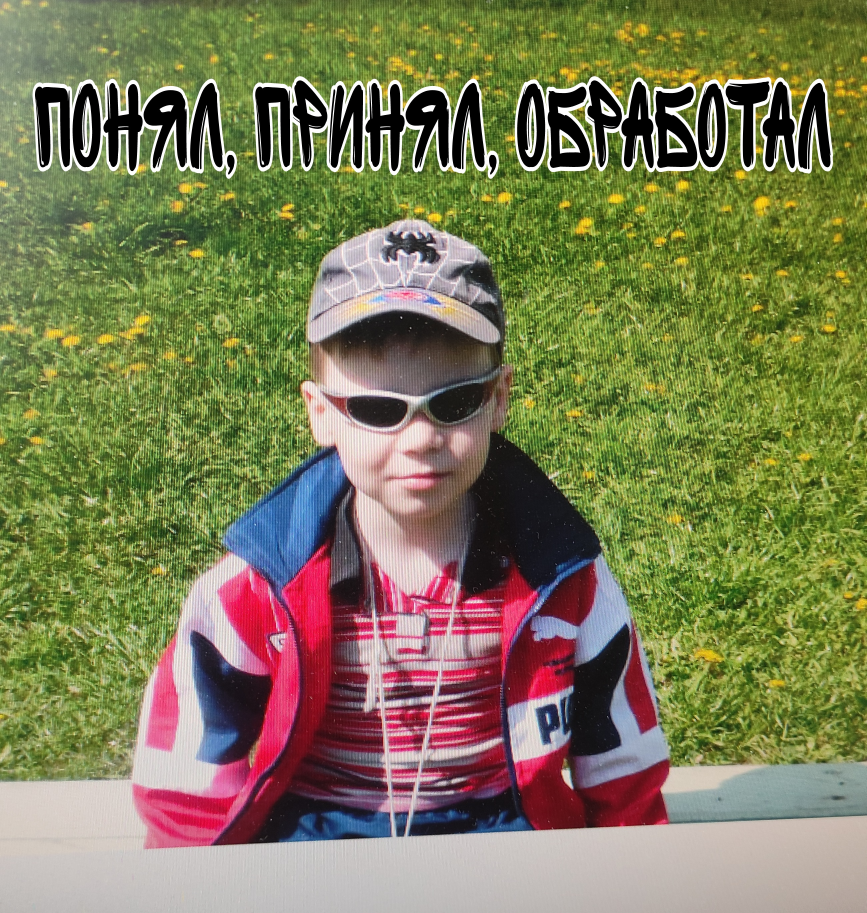
#> input picture ppa.jpg, 2599 x 2739 px (shown at 1/3 size)
$ python 7.2.py
#> lines starting #> are read from the running program, lines starting #| are printed output that depends on the picture
from PIL import Image, ImageOps

with Image.open("ppa.jpg") as i:
#> i is the input picture: PIL image 2599x2739 RGB; mean R, G, B 125.3, 124.5, 86.4
    imv = ImageOps.mirror(i)
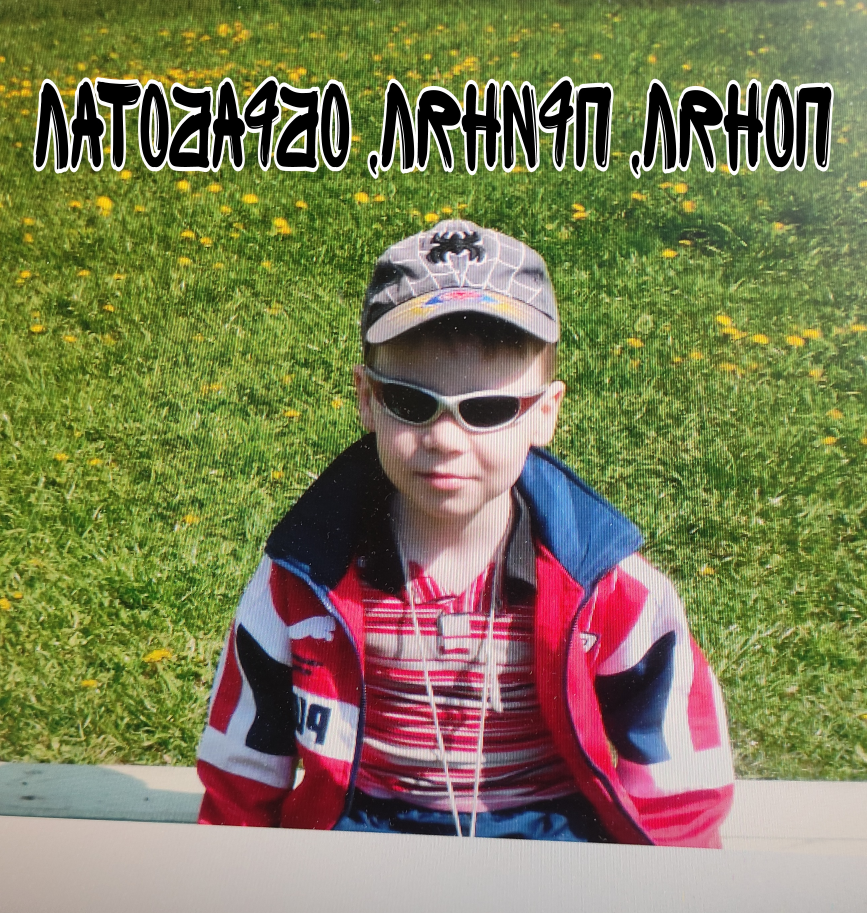
#> imv: PIL image 2599x2739 RGB (shown at 1/3 size); mean R, G, B 125.3, 124.5, 86.4
    imv.save("ppa_v.png")
    img = ImageOps.flip(i)
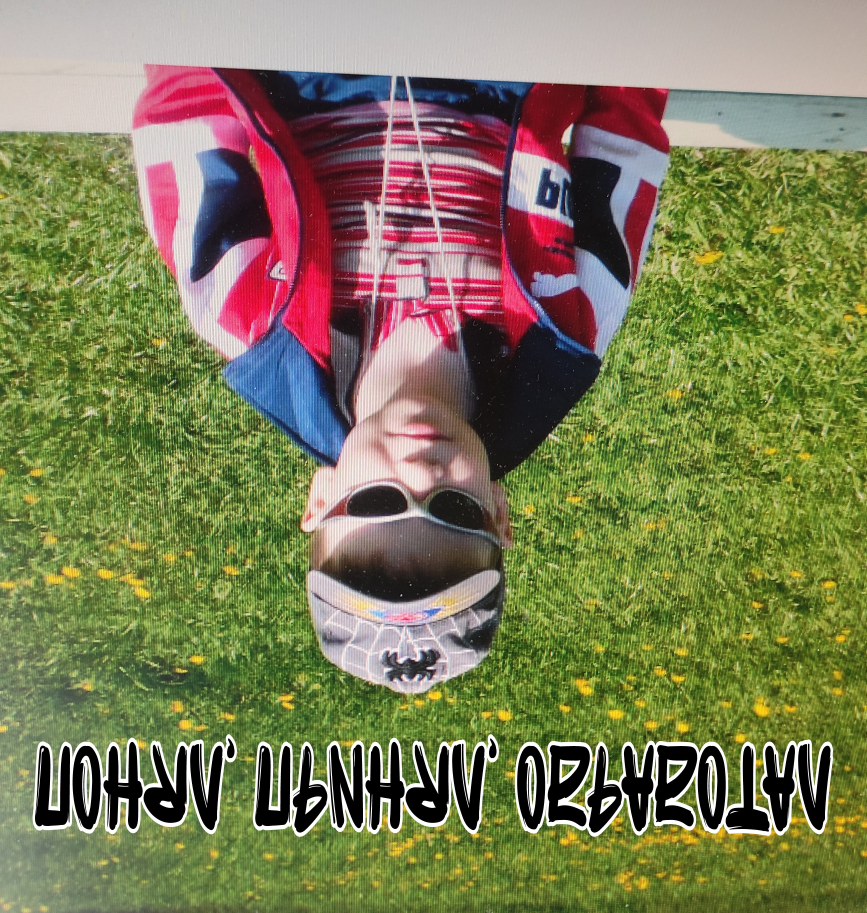
#> img: PIL image 2599x2739 RGB (shown at 1/3 size); mean R, G, B 125.3, 124.5, 86.4
    img.save("ppa_g.png")
    (width, height) = (img.width // 3, img.height // 3)
#> width = 866; height = 913
    i_r = i.resize((width, height))
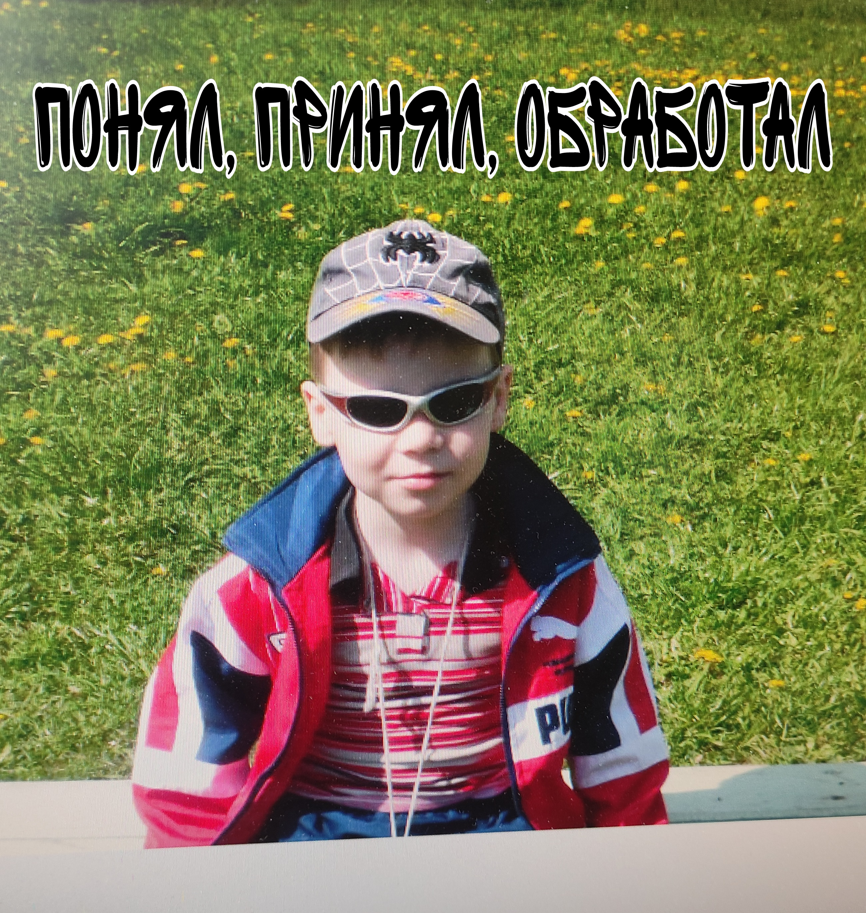
#> i_r: PIL image 866x913 RGB; mean R, G, B 125.3, 124.5, 86.4
    i_r.save("ppa_r.png")

$ run again, with 23f.jpg copied over ppa.jpg
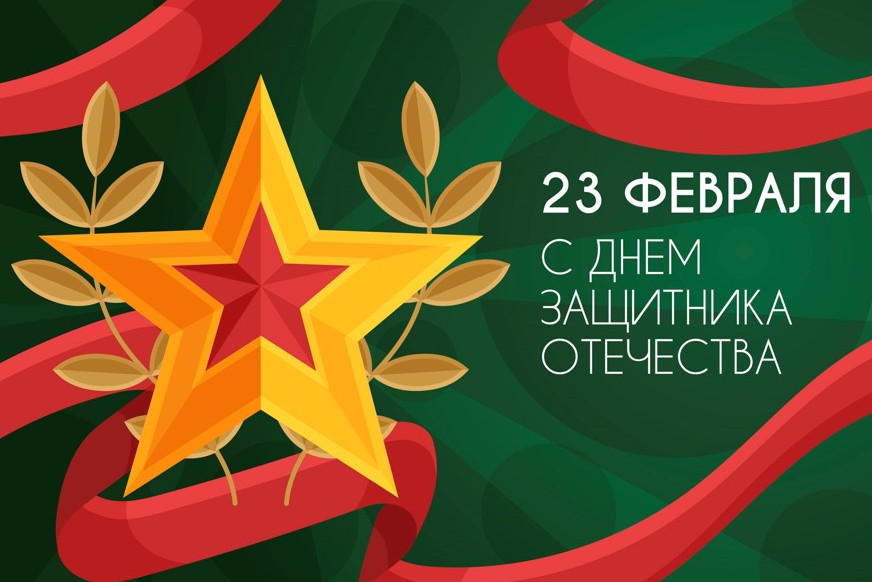
#> input picture 23f.jpg, 872 x 582 px
#> i is the input picture: PIL image 872x582 RGB; mean R, G, B 101.1, 81.1, 42.8
#> `img = ImageOps.flip(i)`:
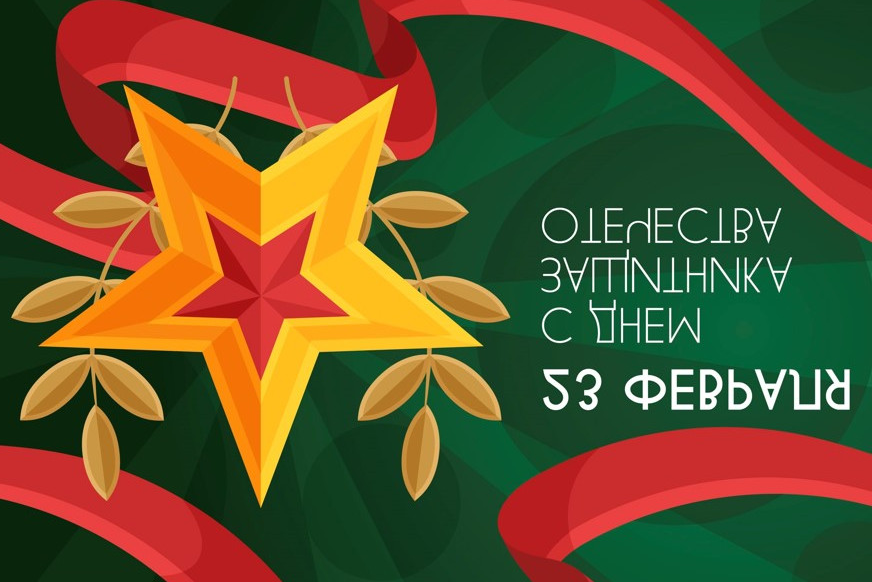
#> img: PIL image 872x582 RGB; mean R, G, B 101.1, 81.1, 42.8
#> `i_r = i.resize((width, height))`:
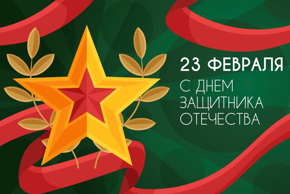
#> i_r: PIL image 290x194 RGB; mean R, G, B 101.1, 81, 42.8
